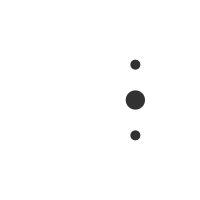
Frame 1 (no input)
Frame 60 (the mouse pressed at the canvas centre just before this capture): identical to frame 1, image omitted
Frame 120 (the mouse held since frame 60 and released just before this capture): blank canvas, image omitted

The Processing sketch that drew this single still picture (run headless with seeded random() and noise(); from frame 60 on, the mouse is pressed at the canvas centre):

// Processing sketch: form_07
// ── form_07.pde
void setup()
{
  size(200, 200);
  background(255);
}

void draw()
{
  noStroke();
  fill(50);
  background(255);
  float x = mouseX-100;
  float y = mouseY-100;
  float angle = atan(x/y);
  ellipse(100+50*sin(angle),100+50*cos(angle),10,10);
  ellipse(100+50*sin(angle),100-50*cos(angle),10,10);
  ellipse(100+50*sin(angle),100,(100+50*cos(angle))/7,(100+50*cos(angle))/7);
}
